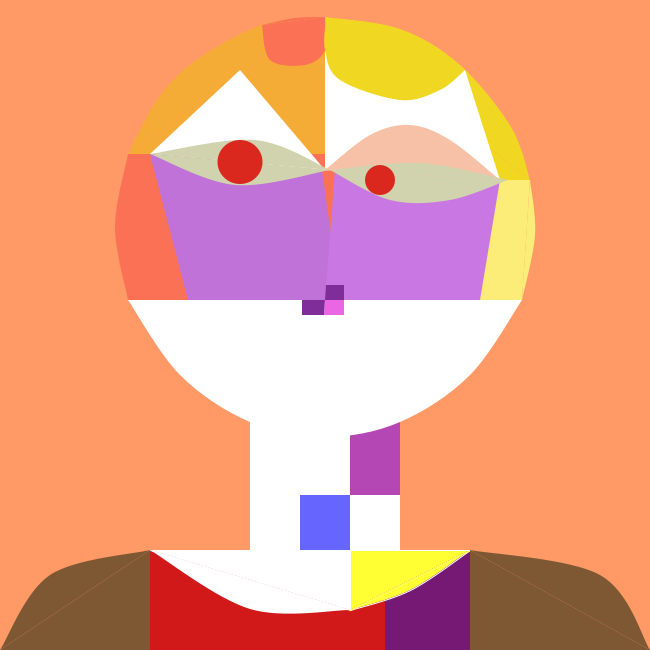
Frame 1 (no input)
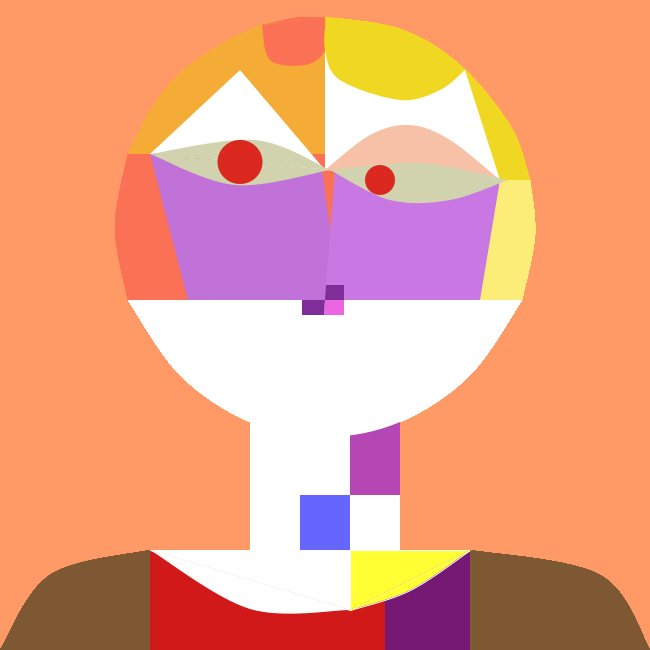
Frame 60 (the mouse pressed at the canvas centre just before this capture)
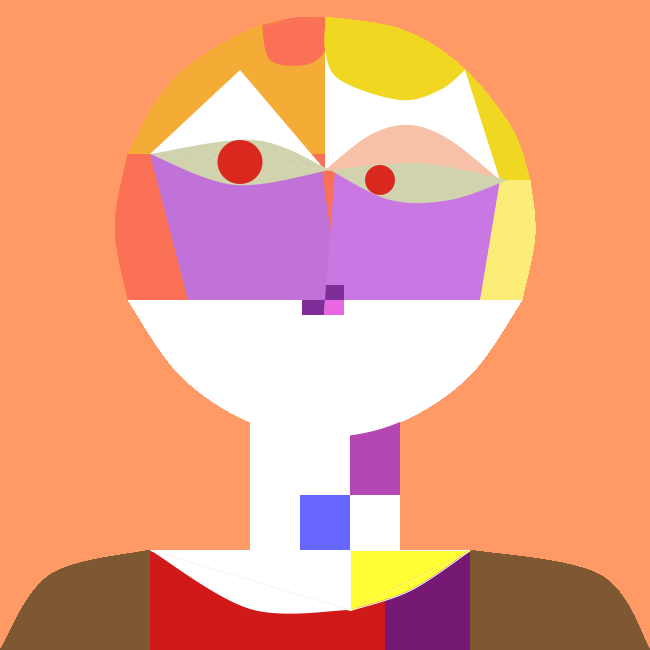
Frame 120 (the mouse held since frame 60 and released just before this capture)

The Processing sketch that drew these frames (run headless with seeded random() and noise(); from frame 60 on, the mouse is pressed at the canvas centre):

// Processing sketch: processing_85755
// ── processing_85755.pde

//Head of Man by Paul Klee
//All directional references belong to the reflected version
//of the image, ie "left" here means the right hand side of
//the produced image

void setup()
{
  size(650,650);
  background(#FF9966);
}

void draw()
{
  noStroke();
  fill(255);
  rect(250, 415, 150, 150);   //neck
  
  fill(#B547B5);
  rect(350, 420, 50, 75);   //inside purple neck square
  
  fill(#6666FF);
  rect(300, 495, 50, 55);   //inside blue neck square

  fill(#D11919);
  rect(150, 550, 235, 100);   //red clavicle area
  
  fill(#751975);
  rect(385, 550, 85, 100);   //purple clavicle area
  
  fill(255);
  beginShape();
  curveVertex(350, 610);
  curveVertex(350, 610);
  curveVertex(250, 609);   //white arc inside clavicle
  curveVertex(150, 550);
  curveVertex(150, 550);
  endShape();
  triangle(150, 550, 350, 550, 350, 610);
  stroke(255);
  line(150, 550, 350, 610);
  
  fill(#FFFF33);
  beginShape();
  curveVertex(350, 610);
  curveVertex(350, 610);
  curveVertex(410, 590);   //yellow area inside clavicle
  curveVertex(470, 550);
  curveVertex(470, 550);
  endShape();
  triangle(350, 550, 350, 610, 470, 550);
  stroke(#FFFF33);
  line(350, 610, 470, 550);

  noStroke();
  fill(#F5AC36);
  beginShape();
  curveVertex(128, 154);
  curveVertex(128, 154);
  curveVertex(157, 100);
  curveVertex(195, 61);   //right orange upper arc of face
  curveVertex(262, 25);
  curveVertex(325, 17);
  curveVertex(325, 17);
  endShape();
  triangle(128, 154, 325, 17, 325, 154);
    
  fill(#FA7156);
  beginShape();
  curveVertex(128, 154);
  curveVertex(128, 154);
  curveVertex(115, 227);   //right peach half of face
  curveVertex(128, 300);
  curveVertex(128, 300);
  endShape();
  rect(128, 154, 225, 146);

  fill(#FCED78);
  beginShape();
  curveVertex(530, 180);
  curveVertex(530, 180);
  curveVertex(535, 235);   //left pale yellow half of face
  curveVertex(522, 300);
  curveVertex(522, 300);
  endShape();
  quad(353, 154, 530, 180, 522, 300, 353, 300);
  
  fill(#F0D822);
  beginShape();
  curveVertex(325, 17);
  curveVertex(325, 17);
  curveVertex(400, 29);
  curveVertex(460, 65);   //yellow upper arc of face
  curveVertex(511, 127);
  curveVertex(530, 180);
  curveVertex(530, 180);
  endShape();
  triangle(325, 17, 325, 180, 530, 180);

  fill(#FA7156);  //extra bit of peach part near left eye
  triangle(325, 166, 325, 180, 350, 180);

  fill(255);   //white triangle above right eye
  triangle(150, 154, 240, 70, 325, 170);   
  
  fill(#C072D8);   //purple quad under right eye
  quad(150, 154, 322, 170, 340, 300, 188, 300);
  
  fill(#C977E3);  //purple quad under left eye
  quad(335, 170, 500, 180, 480, 300, 325, 300);
  
  fill(255);  //white quad above left eye
  quad(325, 50, 465, 70, 500, 180, 325, 170); 
  
  fill(#FA7156);  
  beginShape();
  curveVertex(262, 25);
  curveVertex(262, 25);
  curveVertex(270, 60);
  curveVertex(305, 65);   //peach arc above right eye
  curveVertex(325, 50);   //bottom half
  curveVertex(325, 17);
  curveVertex(325, 17);
  endShape();
  beginShape();
  curveVertex(262, 25);
  curveVertex(262, 25);
  curveVertex(295, 18);   //top half
  curveVertex(325, 17);
  curveVertex(325, 17);
  endShape();
  
  fill(#F0D822);
  beginShape();
  curveVertex(325, 17);
  curveVertex(326, 17);
  curveVertex(325, 50);
  curveVertex(340, 80);
  curveVertex(400, 100);   //yellow arc above left eye
  curveVertex(440, 90);
  curveVertex(465, 70);
  curveVertex(465, 70);
  endShape();
  
  fill(#F7C1A7);
  beginShape();
  curveVertex(325, 170);
  curveVertex(325, 170);
  curveVertex(370, 135);
  curveVertex(410, 125);   //pale pink arc above left eye
  curveVertex(450, 140);
  curveVertex(500, 180);
  curveVertex(500, 180);
  endShape();

  fill(#D0D3AD);
  beginShape();
  curveVertex(150, 154);
  curveVertex(150, 154);
  curveVertex(255, 140);   //top curve of right eye
  curveVertex(330, 170);
  curveVertex(330, 170);
  endShape();
  fill(#D0D3AD);
  line(150, 154, 330, 170);
  
  beginShape();
  curveVertex(150, 154);
  curveVertex(150, 154);
  curveVertex(235, 185);   //bottom curve of right eye
  curveVertex(330, 170);
  curveVertex(330, 170);
  endShape();
  
  beginShape();
  curveVertex(330, 170);
  curveVertex(330, 170);
  curveVertex(420, 163);   //top curve of left eye
  curveVertex(508, 180);
  curveVertex(508, 180);
  endShape();
  
  beginShape();
  curveVertex(330, 170);
  curveVertex(330, 170);
  curveVertex(390, 200);   //bottom curve of left eye
  curveVertex(450, 200);
  curveVertex(508, 180);
  curveVertex(508, 180);
  endShape();

  fill(#DB281F);
  ellipse(240, 162, 45, 44);   //right pupil
  ellipse(380, 180, 30, 30);   //left pupil

  fill(255);
  beginShape();
  curveVertex(128, 300);
  curveVertex(128, 300);
  curveVertex(180, 375);
  curveVertex(250, 422);
  curveVertex(325, 437);   //lower white arc of face
  curveVertex(400, 422);
  curveVertex(470, 375);
  curveVertex(522, 300);
  curveVertex(522, 300);
  endShape();
  
  fill(#7F2D98);   //small purple quad under left eye
  quad(326, 285, 344, 285, 344, 300, 325, 300);
  
  fill(#EA66E2);
  quad(325, 300, 344, 300, 344, 315, 324, 315);
  
  fill(#7F2D98);   //small purple quad under right eye
  quad(302, 300, 325, 300, 324, 315, 302, 315);
  
  fill(#7D5833);
  beginShape();
  curveVertex(150, 550);
  curveVertex(150, 550);
  curveVertex(50, 575);  //right shoulder
  curveVertex(0, 650);
  curveVertex(0, 650);
  endShape();
  triangle(0, 650, 150, 550, 150, 650);
  
  beginShape();
  curveVertex(470, 550);
  curveVertex(470, 550);
  curveVertex(600, 575);   //left shoulder
  curveVertex(650, 650);
  curveVertex(650, 650);
  endShape();
  triangle(470, 550, 470, 650, 650, 650);
}
